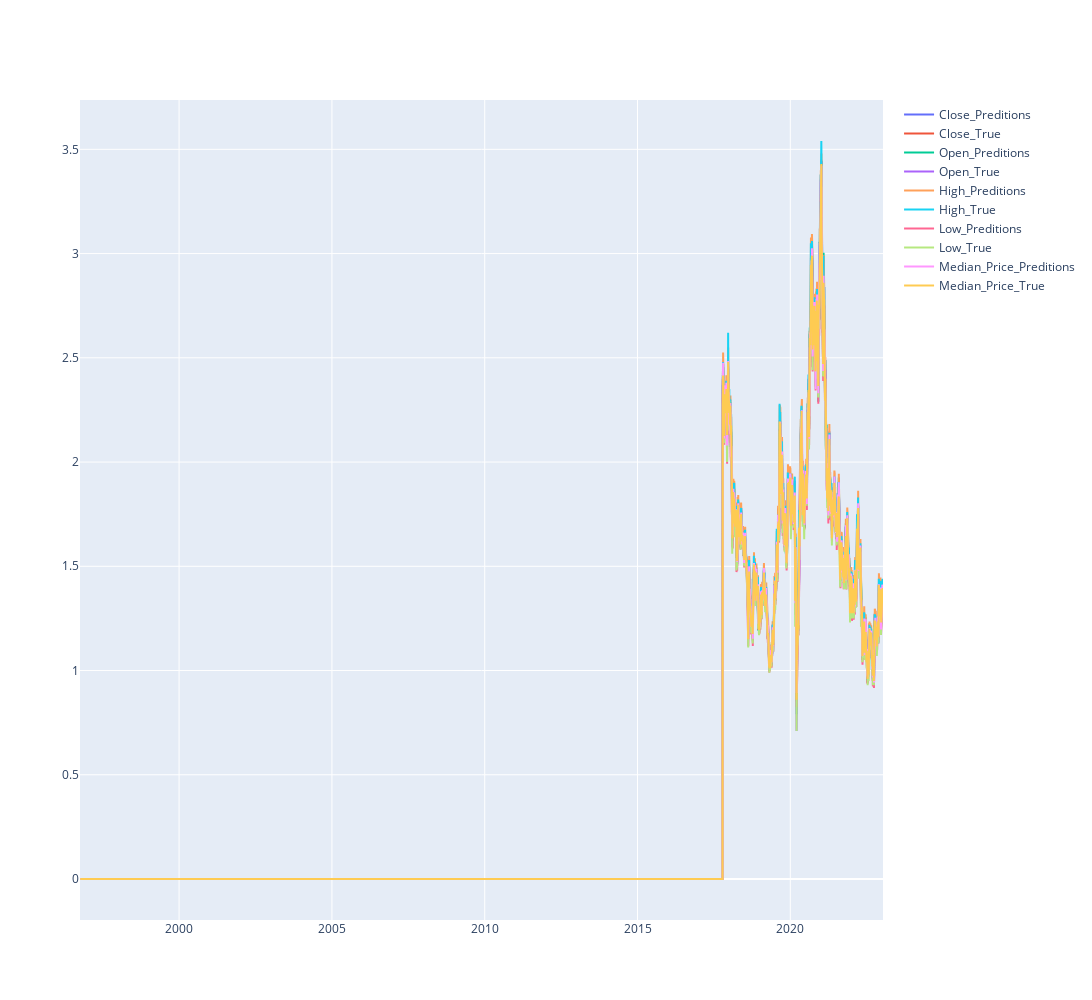

Source (notebook cell):
### Code cell
#plotly graph prediction and True for close, open, high, low, Median_Price

import plotly.graph_objects as go

fig = go.Figure()

fig.add_trace(go.Scatter(x=SBB.index, y=SBB['Close_Predictions'],    mode='lines', name='Close_Preditions'))
fig.add_trace(go.Scatter(x=SBB.index, y=SBB['Close_True'],    mode='lines', name='Close_True'))

fig.add_trace(go.Scatter(x=SBB.index, y=SBB['Open_Predictions'],    mode='lines', name='Open_Preditions'))
fig.add_trace(go.Scatter(x=SBB.index, y=SBB['Open_True'],    mode='lines', name='Open_True'))

fig.add_trace(go.Scatter(x=SBB.index, y=SBB['High_Predictions'],    mode='lines', name='High_Preditions'))
fig.add_trace(go.Scatter(x=SBB.index, y=SBB['High_True'],    mode='lines', name='High_True'))

fig.add_trace(go.Scatter(x=SBB.index, y=SBB['Low_Predictions'],    mode='lines', name='Low_Preditions'))
fig.add_trace(go.Scatter(x=SBB.index, y=SBB['Low_True'],    mode='lines', name='Low_True'))

fig.add_trace(go.Scatter(x=SBB.index, y=SBB['Median_Price_Predictions'],    mode='lines', name='Median_Price_Preditions'))
fig.add_trace(go.Scatter(x=SBB.index, y=SBB['Median_Price_True'],    mode='lines', name='Median_Price_True'))

# set size of graph
fig.update_layout(  width=2500,    height=1000,)

fig.show()

### Figure 1 — Plotly figure (JSON) as saved in the notebook; plotly's stock layout.template omitted (floating-point values rounded to 4 significant figures; data arrays with more than 128 entries replaced by an {"elided": "..."} marker saying what was removed)
{"data": [{"mode": "lines", "name": "Close_Preditions", "type": "scatter", "x": {"elided": "6601 str values"}, "y": {"elided": "6601 float values"}}, {"mode": "lines", "name": "Close_True", "type": "scatter", "x": {"elided": "6601 str values"}, "y": {"elided": "6601 float values"}}, {"mode": "lines", "name": "Open_Preditions", "type": "scatter", "x": {"elided": "6601 str values"}, "y": {"elided": "6601 float values"}}, {"mode": "lines", "name": "Open_True", "type": "scatter", "x": {"elided": "6601 str values"}, "y": {"elided": "6601 float values"}}, {"mode": "lines", "name": "High_Preditions", "type": "scatter", "x": {"elided": "6601 str values"}, "y": {"elided": "6601 float values"}}, {"mode": "lines", "name": "High_True", "type": "scatter", "x": {"elided": "6601 str values"}, "y": {"elided": "6601 float values"}}, {"mode": "lines", "name": "Low_Preditions", "type": "scatter", "x": {"elided": "6601 str values"}, "y": {"elided": "6601 float values"}}, {"mode": "lines", "name": "Low_True", "type": "scatter", "x": {"elided": "6601 str values"}, "y": {"elided": "6601 float values"}}, {"mode": "lines", "name": "Median_Price_Preditions", "type": "scatter", "x": {"elided": "6601 str values"}, "y": {"elided": "6601 float values"}}, {"mode": "lines", "name": "Median_Price_True", "type": "scatter", "x": {"elided": "6601 str values"}, "y": {"elided": "6601 float values"}}], "layout": {"height": 1000, "width": 2500}}
